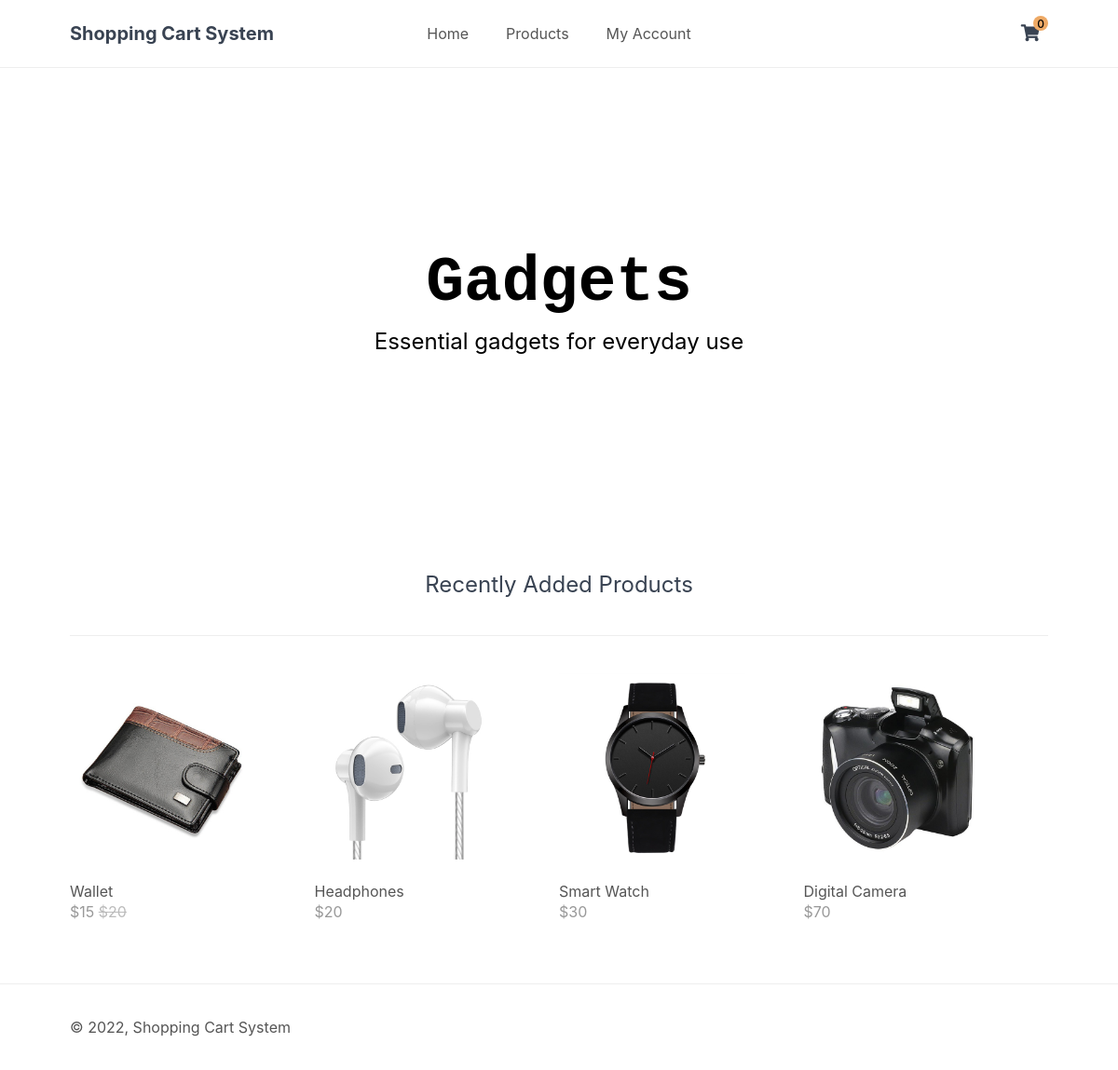
The page / on the database its author committed.
### tables this page shows
CREATE TABLE IF NOT EXISTS `item` (
	`item_id`			INT NOT NULL AUTO_INCREMENT,
	`item_name` 		VARCHAR(64),
	`desc` 				VARCHAR(1024),
	`price` 			INT,
	`discount_price`	INT,
	`quantity` 			INT,
	`img` 				VARCHAR(32),
	`date_added` 		DATETIME NOT NULL DEFAULT CURRENT_TIMESTAMP,
	`availability` 		BOOLEAN,
	PRIMARY KEY (`item_id`)
);

### index.php (called while the page is built, shortened)
<?php
include 'functions.php';
$page = isset($_GET['page']) && file_exists($_GET['page'] . '.php') ? $_GET['page'] : 'home';
include $page . '.php';
?>

### home.php (the view)
<?php
$stmt = $pdo->prepare('SELECT * FROM item ORDER BY date_added DESC LIMIT 4');
$stmt->execute();
$recently_added_products = $stmt->fetchAll(PDO::FETCH_ASSOC);
?>
<?=template_header('Home')?>
<div class="featured">
    <h2>Gadgets</h2>
    <p>Essential gadgets for everyday use</p>
</div>
<div class="recentlyadded content-wrapper">
    <h2>Recently Added Products</h2>
    <div class="products">
        <?php foreach ($recently_added_products as $product): ?>
        <a href="index.php?page=product&id=<?=$product['item_id']?>" class="product">
            <img src="imgs/<?=$product['img']?>" width="200" height="200" alt="<?=$product['item_name']?>">
            <span class="name"><?=$product['item_name']?></span>
            <span class="price">
                &dollar;<?=$product['price']?>
                <?php if ($product['discount_price'] > 0): ?>
                <span class="rrp">&dollar;<?=$product['discount_price']?></span>
                <?php endif; ?>
            </span>
        </a>
        <?php endforeach; ?>
    </div>
</div>
<?=template_footer()?>

### functions.php (shortened to what this page needs)
<?php
function template_header($title) {
    $num_items_in_cart = isset($_SESSION['cart']) ? count($_SESSION['cart']) : 0;
echo <<<EOT
<!DOCTYPE html>
<html>
	<head>
		<meta charset="utf-8">
		<title>$title</title>
		<link href="style.css" rel="stylesheet" type="text/css">
		<link rel="stylesheet" href="https://use.fontawesome.com/releases/v5.7.1/css/all.css">
	</head>
	<body>
        <header>
            <div class="content-wrapper">
                <h1>Shopping Cart System</h1>
                <nav>
                    <a href="index.php">Home</a>
                    <a href="index.php?page=products">Products</a>
                    <a href="index.php?page=myaccount">My Account</a>
                </nav>
                <div class="link-icons">
                    <a href="index.php?page=cart">
						<i class="fas fa-shopping-cart"></i>
                        <span>$num_items_in_cart</span>
					</a>
                </div>
            </div>
        </header>
        <main>
EOT;
}
function template_footer() {
$year = date('Y');
echo <<<EOT
        </main>
        <footer>
            <div class="content-wrapper">
                <p>&copy; $year, Shopping Cart System</p>
            </div>
        </footer>
        <script src="script.js"></script>
    </body>
</html>
EOT;
}
?>

### style.css (style rules this page uses)
* { box-sizing: border-box; font-family: -apple-system, BlinkMacSystemFont, "segoe ui", roboto, oxygen, ubuntu, cantarell, "fira sans", "droid sans", "helvetica neue", Arial, sans-serif; font-size: 16px; }
html { height: 100%; }
body { position: relative; min-height: 100%; color: #555555; background-color: #FFFFFF; margin: 0; padding-bottom: 100px; }
h1, h2, h3, h4, h5 { color: #394352; }
.content-wrapper { width: 1050px; margin: 0 auto; }
header { position: relative; border-bottom: 1px solid #EEEEEE; }
header .content-wrapper { display: flex; }
header h1, header img { display: flex; flex-grow: 1; flex-basis: 0; font-size: 20px; margin: 0; padding: 24px 0; }
header nav { display: flex; flex-grow: 1; flex-basis: 0; justify-content: center; align-items: center; }
header nav a { white-space: nowrap; text-decoration: none; color: #555555; padding: 10px 10px; margin: 0 10px; }
header .link-icons { display: flex; flex-grow: 1; flex-basis: 0; justify-content: flex-end; align-items: center; position: relative; }
header .link-icons a { position: relative; text-decoration: none; color: #394352; padding: 9px; border-radius: 50%; margin-left: 5px; }
header .link-icons a i { font-size: 18px; }
header .link-icons a span { display: inline-flex; justify-content: center; align-items: center; text-align: center; background-color: #63748e; background-color: #eea965; border-radius: 50%; color: #000; font-size: 12px; width: 16px; height: 16px; font-weight: 500; position: absolute; top: 0; right: 0; }
main .featured { display: flex; flex-direction: column; background-repeat: no-repeat; background-size: cover; height: 500px; align-items: center; justify-content: center; text-align: center; }
main .featured h2 { display: inline-block; margin: 0; width: 1050px; font-family: Rockwell, "Courier Bold", Courier, Georgia, Times, "Times New Roman", sans-serif; font-size: 68px; color: #000000; padding-bottom: 10px; }
main .featured p { display: inline-block; margin: 0; width: 1050px; font-size: 24px; color: #000000; }
main .recentlyadded h2 { display: block; font-weight: normal; margin: 0; padding: 40px 0; font-size: 24px; text-align: center; width: 100%; border-bottom: 1px solid #EEEEEE; }
main .recentlyadded .products, main .products .products-wrapper { display: flex; flex-wrap: wrap; align-items: center; padding: 40px 0 0 0; }
main .recentlyadded .products .product, main .products .products-wrapper .product { display: block; overflow: hidden; text-decoration: none; width: 25%; padding-bottom: 60px; }
main .recentlyadded .products .product img, main .products .products-wrapper .product img { transform: scale(1); transition: transform 1s; }
main .recentlyadded .products .product .name, main .products .products-wrapper .product .name { display: block; color: #555555; padding: 20px 0 2px 0; }
main .recentlyadded .products .product .price, main .products .products-wrapper .product .price { display: block; color: #999999; }
main .recentlyadded .products .product .rrp, main .products .products-wrapper .product .rrp { color: #BBBBBB; text-decoration: line-through; }
footer { position: absolute; bottom: 0; border-top: 1px solid #EEEEEE; padding: 20px 0; width: 100%; }

### rows shown on the page
item: img (picture), item_name "Wallet", price "15", discount_price "20"
item: img (picture), item_name "Headphones", price "20"
item: img (picture), item_name "Smart Watch", price "30"
item: img (picture), item_name "Digital Camera", price "70"

### other values the page prints
$num_items_in_cart "0"
